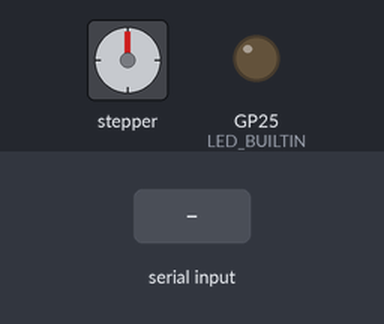
Simulated run of this sketch. Board: Raspberry Pi Pico. Parts: stepper motor, output pins drawn as LEDs (lit = HIGH). Wiring (inferred from the names in the program): stepper motor driver (200 steps per turn assumed): step GP6; direction GP5; enable GP4. The inputs (shaded band) are chosen by the test bench. Pins used as bus, display or sensor lines are not drawn.

Above: at 1.7 s.
1.8 s: "90,45\n" received over the second serial link
At 2.03 s:
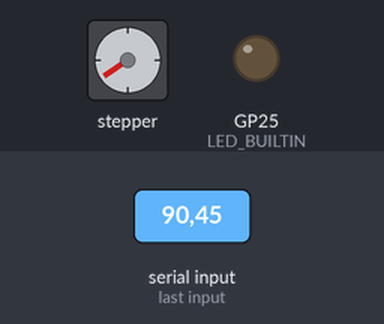
4.8 s: "30,150\n" received over the second serial link
At 5.09 s:
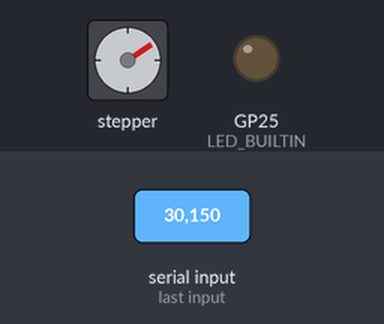
7.8 s: "5\n" received over the second serial link
At 8.45 s:
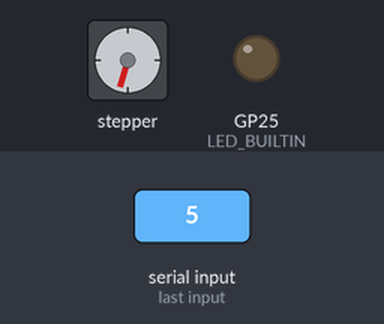
10.8 s: "90\n" received over the second serial link
At 11.23 s:
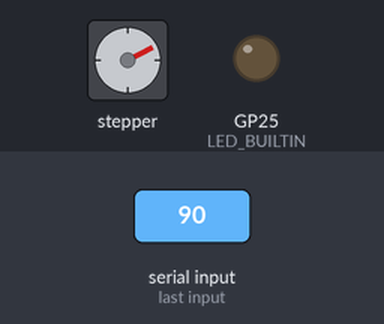
13.8 s: "30,150\n" received over the second serial link
At 14.32 s:
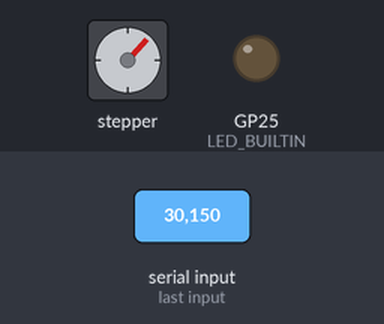
16.8 s: "90,45\n" received over the second serial link
At 17.09 s:
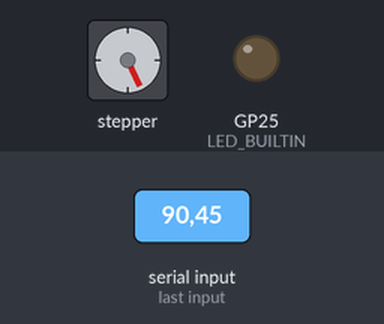
Timing chart, 0 to 20.8 s (numbered marks = the images above; inputs shaded):
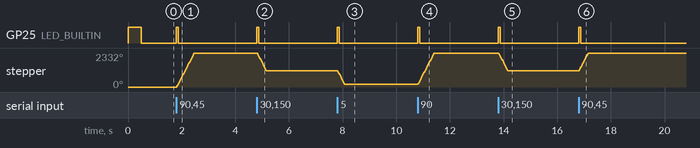

Measured:
- after the input at 1.8 s, GP25 (LED_BUILTIN): LOW → HIGH at once, → LOW 0.07 s later
- after the input at 4.8 s, GP25 (LED_BUILTIN): LOW → HIGH at once, → LOW 0.07 s later
- after the input at 7.8 s, GP25 (LED_BUILTIN): LOW → HIGH at once, → LOW 0.07 s later
- after the input at 10.8 s, GP25 (LED_BUILTIN): LOW → HIGH at once, → LOW 0.07 s later
- after the input at 13.8 s, GP25 (LED_BUILTIN): LOW → HIGH at once, → LOW 0.07 s later
- after the input at 16.8 s, GP25 (LED_BUILTIN): LOW → HIGH at once, → LOW 0.07 s later

The sketch:

teensy_motor_controller.ino
```cpp
#define HWSERIAL Serial1

// Motor Constants
#define MOTOR_DIRECTION_PIN 5
#define MOTOR_STEP_PIN 6
#define MOTOR_ENABLE_PIN 4
#define MOTOR_FAULT_PIN 3
#define MOTOR_SPEED 250                 // microseconds between each step; 200 microseconds is fastest with accurate movement, going below will make it too fast
#define MOTOR_MAX_DEGREES 1300.0        // Maximum actuation
#define MOTOR_MIN_DEGREES 0.0           // Minimum actuation
#define MOTOR_ANGLE_MOVEMENT 130.0     // How many degrees to move at a time max

#define LNot 209.423
#define Wh 38.1
#define Wa 23.2918

int curActuation = 0;              // Used to track active actuation state
int desiredActuation = 0;          // Used to track desired actuation state

char receivedChars[64];
boolean newData = false;

void setup() {
  //Serial.begin(115200);
  //while (!Serial);

  HWSERIAL.begin(115200);
  while (!HWSERIAL);
  Serial1.setTX(0);
  Serial1.setRX(1);
  //Serial.println(F("Starting Actuation Test Program!"));

  // Setup Actuator Flaps
  // Declare pins as Outputs
  pinMode(MOTOR_STEP_PIN, OUTPUT);
  pinMode(MOTOR_DIRECTION_PIN, OUTPUT);
  pinMode(MOTOR_ENABLE_PIN, OUTPUT);
  digitalWrite(MOTOR_ENABLE_PIN, HIGH); //disable motor by default

  pinMode(LED_BUILTIN, OUTPUT);
  digitalWrite(LED_BUILTIN, HIGH);
  delay(500);
  digitalWrite(LED_BUILTIN, LOW);
  //Serial.println(F("Test Program Ready!"));

  //Serial.println(angleToSteps(20.0f));

  while (HWSERIAL.available() > 0) {
      HWSERIAL.read();
  }
}

void loop() {
  recvWithEndMarker();
  while(newData){
    digitalWrite(LED_BUILTIN, HIGH);
    newData = false;
    float newAngle = String(receivedChars).toFloat();
    /*Serial.println(newAngle);
    Serial.println((int)angleToSteps(newAngle));
    Serial.println(curActuation);
    Serial.println("--------------------------------------");*/
    if (newAngle > -1.0f && newAngle < 91.0f){
        desiredActuation = (int)angleToSteps(newAngle);
    }
    recvWithEndMarker();
  }

  //while (HWSERIAL.available() > 0) {
  //    HWSERIAL.read();
  //}

  rotateFlaps();
  digitalWrite(LED_BUILTIN, LOW);
}

void recvWithEndMarker() {
    static byte ndx = 0;
    char endMarker = '\n';
    char rc;

    if (HWSERIAL.available() > 0) {
        rc = HWSERIAL.read();
        //Serial.print(" - ");
        //Serial.println(rc);

        if (rc != endMarker) {
            receivedChars[ndx] = rc;
            ndx++;
            if (ndx >= 64) {
                ndx = 63;
            }
        }
        else {
            receivedChars[ndx] = '\0'; // terminate the string
            ndx = 0;
            newData = true;
            return;
        }
    }
}

// Wrapper for motor functions, to prevent misuse and allow for gradual actuation and adjustment between sensor readings
void rotateFlaps() {
  // Figure out how much we WANT to actuate and in what direction
  int diff = curActuation - desiredActuation;
  bool isOpening = false;
  if (diff < 0) {
    isOpening = true;
    diff *= -1;
  }

  // Cap how much we want to actuate to prevent delaying other code for too long
  int angle = diff;
  if (angle > MOTOR_ANGLE_MOVEMENT) {
    angle = MOTOR_ANGLE_MOVEMENT;
  }

  // Do nothing if actuation would violate bounds
  if (isOpening && curActuation + angle > MOTOR_MAX_DEGREES) {
    return;
  } else if (!isOpening && curActuation - angle < MOTOR_MIN_DEGREES) {
    return;
  }

  // If no issues found, and angle is substantial enough, actuate in the needed direction
  if (angle > 0) {
    angle += 1;
    if (isOpening) {
      rotateClockwise(angle);
    } else {
      rotateCounterClockwise(angle);
    }

    //Serial.println(curActuation);
    //Serial.println(desiredActuation);
    //Serial.println(angle);
  }
}

float angleToSteps(float angle){
  float newMM = LNot + (Wh * sin(angle * (3.1415/180.0))) - sqrt((LNot * LNot) + ((Wh - Wa) * (Wh - Wa)) - (((Wh * cos(angle * (3.1415/180.0))) - Wa) * ((Wh * cos(angle * (3.1415/180.0))) - Wa)));
  return newMM * (200.0/6.0);
}

// close the flaps
void rotateClockwise(int angle)
{
  //float steps = (angle / 360) * MOTOR_STEPS_PER_REVOLUTION;
  int steps = angle;
  // Set motor direction clockwise
  digitalWrite(MOTOR_DIRECTION_PIN, HIGH);
  // Enable the motor
  digitalWrite(MOTOR_ENABLE_PIN, LOW);

  for (int x = 0; x < steps; x++)
  {
    digitalWrite(MOTOR_STEP_PIN, HIGH);
    delayMicroseconds(MOTOR_SPEED); //don't go below 200!!!
    digitalWrite(MOTOR_STEP_PIN, LOW);
    delayMicroseconds(MOTOR_SPEED);
  }
  // Disable the motor
  digitalWrite(MOTOR_ENABLE_PIN, HIGH);
  curActuation += angle;
}

// Open the flaps
void rotateCounterClockwise(int angle)
{
  //float steps = (angle / 360) * MOTOR_STEPS_PER_REVOLUTION;
  int steps = angle;
  // Set motor direction counter-clockwise
  digitalWrite(MOTOR_DIRECTION_PIN, LOW);
  // Enable the motor
  digitalWrite(MOTOR_ENABLE_PIN, LOW);
  for (int x = 0; x < steps; x++)
  {
    digitalWrite(MOTOR_STEP_PIN, HIGH);
    delayMicroseconds(MOTOR_SPEED); //don't go below 200!!!
    digitalWrite(MOTOR_STEP_PIN, LOW);
    delayMicroseconds(MOTOR_SPEED);
  }
  // Disable the motor
  digitalWrite(MOTOR_ENABLE_PIN, HIGH);
  curActuation -= angle;
}
```
